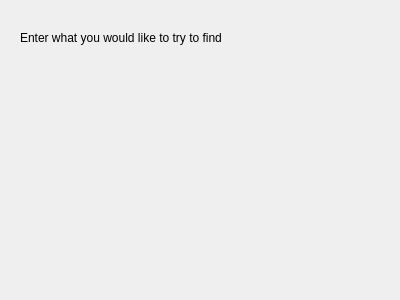
<?xml version="1.0" encoding="UTF-8"?>
<ui version="4.0">
 <class>FindDialog</class>
 <widget class="QDialog" name="FindDialog">
  <property name="geometry">
   <rect>
    <x>0</x>
    <y>0</y>
    <width>400</width>
    <height>300</height>
   </rect>
  </property>
  <property name="windowTitle">
   <string>Dialog</string>
  </property>
  <widget class="QLabel" name="label">
   <property name="geometry">
    <rect>
     <x>20</x>
     <y>30</y>
     <width>201</width>
     <height>16</height>
    </rect>
   </property>
   <property name="text">
    <string>Enter what you would like to try to find:</string>
   </property>
  </widget>
 </widget>
 <resources/>
 <connections/>
</ui>
